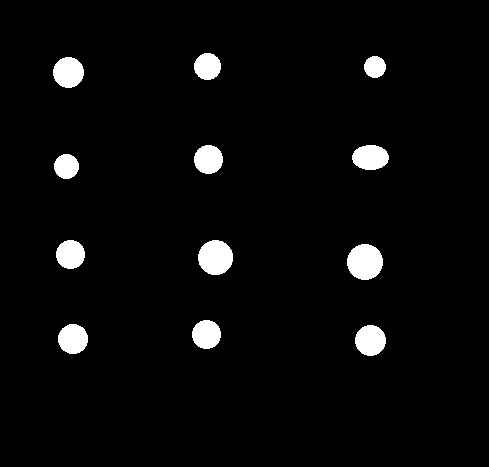
#> input picture dummy_immune_cancer_red.bmp, 489 x 467 px
$ jupyter execute '最近接の異種細胞内の蛍光輝度値総和算出プログラムの例.ipynb'   (shell and % lines are left out)
#> lines starting #> are read from the running program, lines starting #| are printed output that depends on the picture; after the words box and inside, x2 and y2 are one past the last pixel; in counts of white or black regions, pixels touching at a corner belong together; long printed decimals are rounded
[cell 1]
import cv2
import matplotlib.pyplot as plt
import numpy as np


immune = cv2.imread("dummy_immune_cancer_red.bmp",cv2.IMREAD_GRAYSCALE)
#> immune: shape (467, 489); 3.7% white; 12 white regions, largest, box (x1, y1, x2, y2) and area: (347, 244, 383, 280) 1018, (198, 240, 233, 275) 961, (53, 57, 84, 88) 749
cancer = cv2.imread("dummy_immune_cancer_green.bmp",cv2.IMREAD_GRAYSCALE)
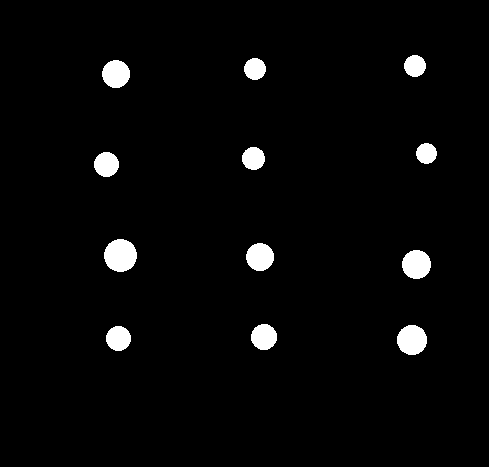
#> input picture dummy_immune_cancer_green.bmp, 489 x 467 px
#> cancer: shape (467, 489); 2.8% white; 12 white regions, largest, box (x1, y1, x2, y2) and area: (104, 239, 137, 272) 851, (397, 325, 427, 355) 708, (402, 250, 431, 279) 663
caspase = cv2.imread("dummy_immune_cancer_blue.bmp",cv2.IMREAD_GRAYSCALE)
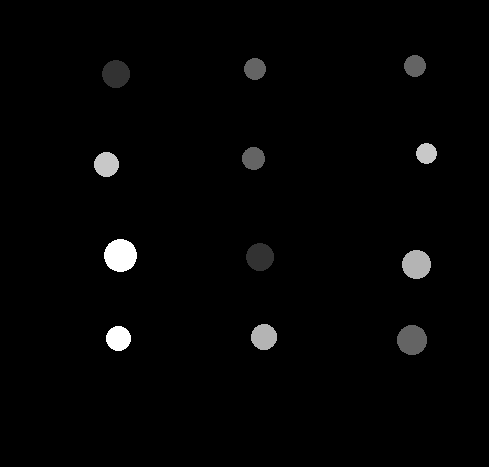
#> input picture dummy_immune_cancer_blue.bmp, 489 x 467 px
#> caspase is the input picture: shape (467, 489); min 0, max 255, mean 4.3
plt.figure(figsize=(18, 12))
plt.subplot(131)
plt.imshow(immune)
plt.title("immune cell")
plt.subplot(132)
plt.imshow(cancer)
plt.title("cancer cell")
plt.subplot(133)
plt.imshow(caspase)
plt.title("caspase")
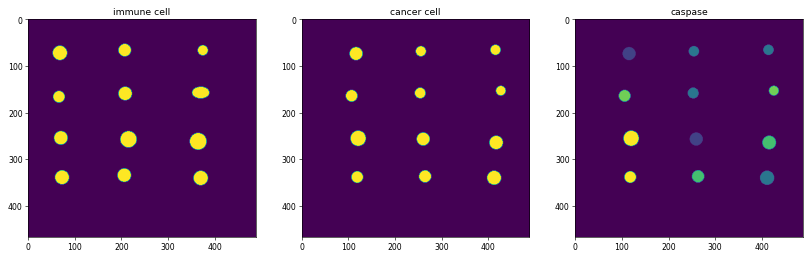
#> figure drawn by matplotlib, 3 panels

[cell 2]
im_list = [immune, cancer, caspase]
label_num=[]
label_images=[]
data_list=[]
center_list=[]

for tmp_img in im_list:
    tmp_nLabels, tmp_labelimage, tmp_data, tmp_center = cv2.connectedComponentsWithStats(tmp_img)

    label_num.append(tmp_nLabels)
    label_images.append(tmp_labelimage)
    data_list.append(tmp_data)
    center_list.append(tmp_center)
#> this loop made 3 passes
#> pass 1, `tmp_nLabels, tmp_labelimage, tmp_data, tmp_center = cv2.connectedCompo..`:
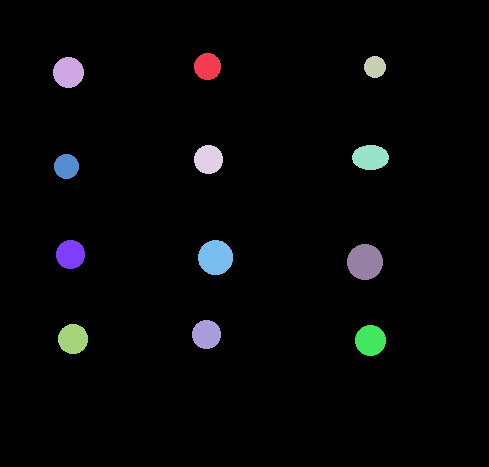
#> tmp_labelimage: shape (467, 489) int32; 13 distinct labels, from 0 to 12; one colour per label, 0 black
#> pass 2, `tmp_nLabels, tmp_labelimage, tmp_data, tmp_center = cv2.connectedCompo..`:
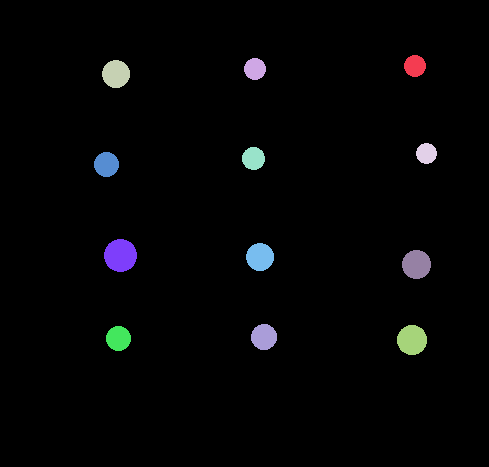
#> tmp_labelimage: shape (467, 489) int32; 13 distinct labels, from 0 to 12; one colour per label, 0 black
#> after the loop, center_list = 3 point arrays, longest 13 points; data_list = 3 items; label_images = 3 items; label_num = [13, 13, 13]


#ラベルの数。各オブジェクトに番号がラベリングされており、nlabels はそのラベルの数を表す。
#ただし、画像の背景の番号は 0 とラベリングされているので、実際のオブジェクトの数は nlabels - 1 となる。
plt.figure(figsize=(18, 12))
plt.subplot(131)
plt.imshow(label_images[0])
plt.title("immune cell")
plt.subplot(132)
plt.imshow(label_images[1])
plt.title("cancer cell")
plt.subplot(133)
plt.imshow(label_images[2])
plt.title("caspase")

[cell 3]
print(label_images[2].max())
#| 12

[cell 4]
print(center_list[1])
#| [[243.670 233.357]
#|  [414.5         65.5       ]
#|  [254.5         68.5       ]
#|  [115.544  73.544]
#|  [426.         153.        ]
#|  [253.024 158.024]
#|  [106.         164.        ]
#|  [120.027 255.027]
#|  [259.544 256.544]
#|  [416.030 264.030]
#|  [263.530 336.530]
#|  [411.558  339.558 ]
#> (further printed lines are left out)
print(center_list[2])
#| [[243.670 233.357]
#|  [414.5         65.5       ]
#|  [254.5         68.5       ]
#|  [115.544  73.544]
#|  [426.         153.        ]
#|  [253.024 158.024]
#|  [106.         164.        ]
#|  [120.027 255.027]
#|  [259.544 256.544]
#|  [416.030 264.030]
#|  [263.530 336.530]
#|  [411.558  339.558 ]
#> (further printed lines are left out)

[cell 5]
print(center_list[0][0])
#| [244.888 233.581]

[cell 6]
import sys
#immune cellの重心座標リスト
#print(center_list[0])

#cancer cellの重心座標リスト
#print(center_list[1])

#immune cellの数
cell_num = len(center_list[0])
#> cell_num = 13

#これらから、最近接の細胞同士のIDを紐付ける

offset = 1

for cur_id,at in enumerate(center_list[0][offset:],offset):
    #暫定最近接距離格納用リスト
    tmp_min=[]
    #print(cur_id,at)
    for i in range(1,cell_num):
        #print(i)
        #print(at[0])
        #print(center_list[1][i,0])
        x_range = at[0] - center_list[1][i,0]
        y_range = at[1] - center_list[1][i,1]
        #print(x_range,y_range)
        tmp_len = np.sqrt(x_range * x_range + y_range * y_range)
        #print(tmp_1en)
        tmp_min.append(tmp_len)

        #if tmp_len > 10:
        #   tmp_min.append(tmp_len)


    #1点に対する距離計算終了・格納後、
    #注目しているimmune cellと１番距離の小さいcancer cellのidを紐付ける
    else:
        tmp_min = np.array(tmp_min)
        tmp_min_idx = np.argmin(tmp_min)
        #print(len(tmp_min),tmp_min_idx,tmp_min)
        print("current immune cell id:{}, nearest cancer cell id:{}".format(cur_id,tmp_min_idx+1))
        print("最近接免疫細胞座標:{}, がん細胞座標:{}, 距離:{}".format(center_list[0][cur_id],center_list[1][tmp_min_idx+1],tmp_min.min()))

        cur_cancer_cell_mask = np.where(label_images[1]==tmp_min_idx+1,caspase,0)

        print("がん細胞内の輝度値総和:{}".format(np.sum(cur_cancer_cell_mask)))
        #print(center_list[0][cur_id],center_list[1][tmp_min_idx+1],tmp_min.min())
        print()
#> this loop made 12 passes
#> at on passes 1 to 12: [207.1, 66.07], [68, 72], [374.5, 66.5], [208, 159], [370, 157], [66, 166], [70.03, 254], [215.1, 257.1], [364.5, 261.5], [206, 334], [72.56, 338.6], [370, 340]
#> (printed output is left out)
